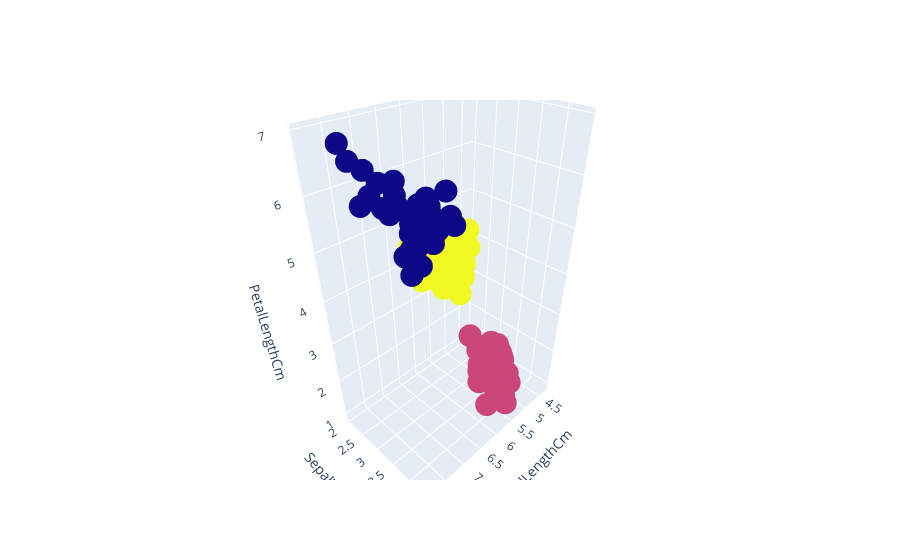

Notebook code for this chart:
### Markdown cell above
__Visualise the clusters:__

### Code cell
plot_data(prediction, data)

### Figure 1 — Plotly figure (JSON) as saved in the notebook; plotly's stock layout.template omitted (floating-point values rounded to 4 significant figures; data arrays with more than 128 entries replaced by an {"elided": "..."} marker saying what was removed)
{"data": [{"marker": {"color": {"elided": "150 int values"}}, "mode": "markers", "name": "Dataset", "type": "scatter3d", "x": {"elided": "150 float values"}, "y": {"elided": "150 float values"}, "z": {"elided": "150 float values"}}], "layout": {"scene": {"xaxis": {"title": {"text": "SepalLengthCm"}}, "yaxis": {"title": {"text": "SepalWidthCm"}}, "zaxis": {"title": {"text": "PetalLengthCm"}}}}}
